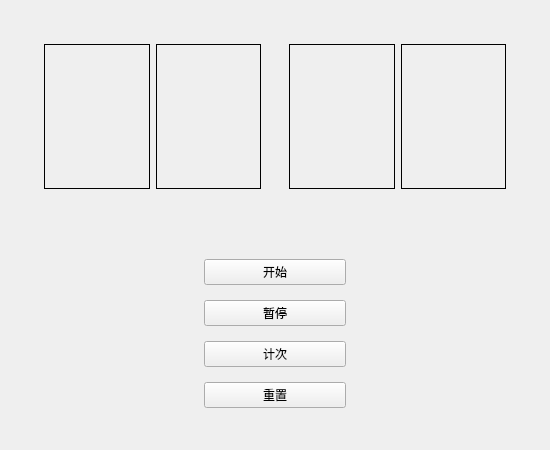
<?xml version="1.0" encoding="UTF-8"?>
<ui version="4.0">
 <class>Widget</class>
 <widget class="QWidget" name="Widget">
  <property name="geometry">
   <rect>
    <x>0</x>
    <y>0</y>
    <width>550</width>
    <height>450</height>
   </rect>
  </property>
  <property name="minimumSize">
   <size>
    <width>550</width>
    <height>450</height>
   </size>
  </property>
  <property name="maximumSize">
   <size>
    <width>550</width>
    <height>450</height>
   </size>
  </property>
  <property name="windowTitle">
   <string>时钟计时器</string>
  </property>
  <layout class="QVBoxLayout" name="verticalLayout_3">
   <item>
    <widget class="QWidget" name="widget_8" native="true">
     <layout class="QVBoxLayout" name="verticalLayout_2">
      <item>
       <widget class="QWidget" name="widget" native="true">
        <layout class="QHBoxLayout" name="horizontalLayout_3">
         <item>
          <widget class="QWidget" name="widget_4" native="true">
           <layout class="QHBoxLayout" name="horizontalLayout_2">
            <item>
             <widget class="QLabel" name="label_4">
              <property name="frameShape">
               <enum>QFrame::Box</enum>
              </property>
              <property name="text">
               <string/>
              </property>
             </widget>
            </item>
            <item>
             <widget class="QLabel" name="label_3">
              <property name="frameShape">
               <enum>QFrame::Box</enum>
              </property>
              <property name="text">
               <string/>
              </property>
             </widget>
            </item>
           </layout>
          </widget>
         </item>
         <item>
          <widget class="QWidget" name="widget_3" native="true">
           <layout class="QHBoxLayout" name="horizontalLayout">
            <item>
             <widget class="QLabel" name="label_2">
              <property name="frameShape">
               <enum>QFrame::Box</enum>
              </property>
              <property name="text">
               <string/>
              </property>
             </widget>
            </item>
            <item>
             <widget class="QLabel" name="label">
              <property name="frameShape">
               <enum>QFrame::Box</enum>
              </property>
              <property name="text">
               <string/>
              </property>
             </widget>
            </item>
           </layout>
          </widget>
         </item>
        </layout>
       </widget>
      </item>
     </layout>
    </widget>
   </item>
   <item>
    <widget class="QWidget" name="widget_7" native="true">
     <layout class="QHBoxLayout" name="horizontalLayout_4">
      <item>
       <widget class="QWidget" name="widget_5" native="true"/>
      </item>
      <item>
       <widget class="QWidget" name="widget_2" native="true">
        <layout class="QVBoxLayout" name="verticalLayout">
         <item>
          <widget class="QPushButton" name="pushButton">
           <property name="text">
            <string>开始</string>
           </property>
          </widget>
         </item>
         <item>
          <widget class="QPushButton" name="pushButton_3">
           <property name="text">
            <string>暂停</string>
           </property>
          </widget>
         </item>
         <item>
          <widget class="QPushButton" name="pushButton_2">
           <property name="text">
            <string>计次</string>
           </property>
          </widget>
         </item>
         <item>
          <widget class="QPushButton" name="pushButton_4">
           <property name="text">
            <string>重置</string>
           </property>
          </widget>
         </item>
        </layout>
       </widget>
      </item>
      <item>
       <widget class="QWidget" name="widget_6" native="true"/>
      </item>
     </layout>
    </widget>
   </item>
  </layout>
 </widget>
 <layoutdefault spacing="6" margin="11"/>
 <resources/>
 <connections/>
</ui>
